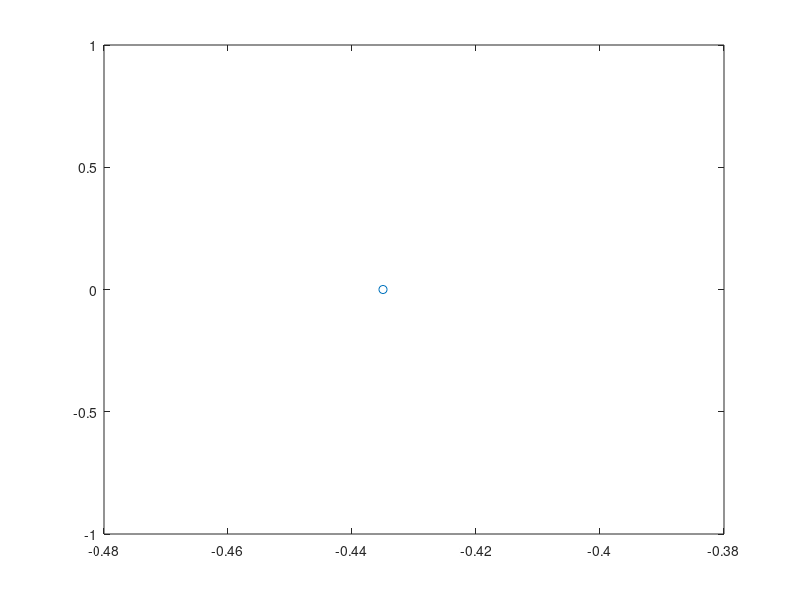

The MATLAB source for this figure: (Note: this script raises an error after producing the figure.)
clear
clc
clf
x=[-0.435];
y=[0];
a=plot(x,y,'marker','o');
a.Color='g';
hold on
X=[-2 -1.23 -0.113 -0.113];
Y=[0 0 0.064 -0.064];
x_length=length(X);
for s=1:x_length
    x1=X(s);
    y1=Y(s);
    b=plot(x1,y1,'marker','*');
    b.Color='r';
end
title('zeros and poles from U(s) to theta(s)');
